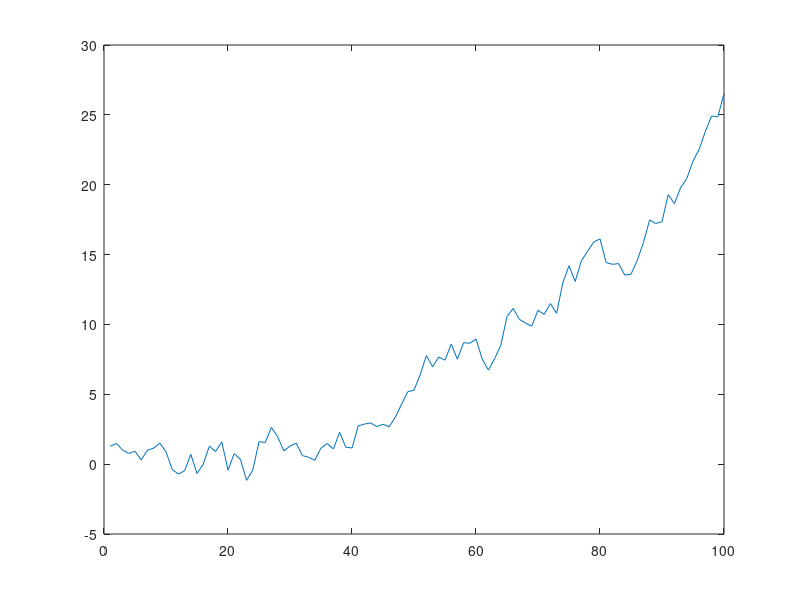

This figure's MATLAB source: (Note: this script raises an error after producing the figure.)
% Test simple Bass model over real data together with MCMC and parameters
% (only on one add-on)
% estimate
clear all;                              % clear workspace
global  Y1p MADp MSEp;
% MKt6v99 Spec Topics:  Bayesian Dynamic Models, Norris Bruce
% Extended Kalman Filter - Example
pp =1;
p      =  1;     T = 100;               % p dimension of state vector; T length of series
m0     =  randn(p,1); C0 = eye(p);      % intial state distribution at t=0

%Bass Model parameter simulation
qi1=0.38*rand(1,1);
pi1=0.003*rand(1,1);
mi1=1000*rand(1,1);

F      =  ones(p,1);  GT = diag([-qi1./mi1 (1-pi1+qi1)]); d = diag(GT);     % Observation and systems matrix  
v      =  eye(p)*0.2;       w = 0.5*eye(p);              % known observation and sytem variance


% Simulate Observations  y(t) and states 
tt1    =  5*rand(p,T+1); y = zeros(p,T); x = rand(T,1); F =  eye(p); y=[]; beta=pi1*mi1 ;
ew     =  chol(w)'*randn(p,T);  ev = chol(v)'*randn(p,T); x= ones(p,T); uT=diag(beta)*x;
%a      =  rand(1,5); b = rand(1,5); alpha = [1.2; 1.05];

% LINEAR Goodwill
%for  t =  2:T+1 tt1(1,t) =  d(1)*tt1(1,t-1) + uT(1,t-1) + ew(1,t-1); end;
%for  t =  2:T+1 tt1(2,t) =  d(2)*tt1(2,t-1) + uT(2,t-1) + ew(2,t-1); end; plot(tt1);

% NONLINEAR Goodwill
for  t =  2:T+1 tt1(1,t) =  d(1)*tt1(1,t-1).^2 + d(2)*tt1(1,t-1)+ uT(1,t-1) + ew(1,t-1); end;                
%for  t =  2:T+1 tt1(2,t) =  tt1(2,t-1)- d(2)*tt1(2,t-1)^alpha(2) + uT(2,t-1) + ew(2,t-1); end; plot(tt1);


for  t =  1:T 

 y(:,t)  = tt1(1,t)  +  ev(:,t);
 %[a(1)*tt1(1,t) - a(2)*tt1(2,t) - a(3)*tt1(1,t)^2 +  a(4)*tt1(2,t)^2 + a(5)*tt1(1,t)*tt1(2,t); ...
  %           b(1)*tt1(2,t) - b(2)*tt1(1,t) - b(3)*tt1(2,t)^2 +  b(4)*tt1(1,t)^2 + b(5)*tt1(1,t)*tt1(2,t)] + ev(:,t);

end;
plot(y(1,:)); pause; % plot(y(2,:)); 
tt1s = tt1(:,2:T+1);
%==========================================================================
%============================ Data ======================================
%==========================================================================
% global variable used in linearized form
global yp yc betas se_est ;
 k     =  5; %estimating three parameters

% Read platform data inclusion
%[num,txt,raw] = xlsread('C:\Users\MHE\Desktop\ActiveCourses\Projects\FirefoxAddon(VeryLowPriority)\DiffData\NewFFXAddOn\platform.xlsx',1);
[num,txt,raw] = xlsread('C:\Users\MHE\Desktop\ActiveCourses\Projects\FirefoxAddon(VeryLowPriority)\DiffData\platformdata.xlsx',1);

yp = num(:,20)/(10^7); %10 million firefox platform download [Scale in order to avoid singularity]
%yp = num(:,2)/5/(10^5)/.85; % divided by 5 since each user has 5 add-ons, divide by .85 because only 85% have add-on
yp = fliplr(yp);
yp=cumsum(yp); % to create cumulate
% yc = num(:,21)/(10^7); %10 million competitors firefox platform downloads
ych = num(:,22)/(10^7); %10 million chrome firefox platform downloads
yie = num(:,23)/(10^7); %10 million chrome firefox platform downloads
% ysaf = num(:,24)/(10^7); %10 million chrome firefox platform downloads
% yop = num(:,25)/(10^7); %10 million chrome firefox platform downloads
 yc =[ych yie];
%yp  = Mt(2:pT); %simulated data [end of the same file]
pT   = size(yp,1); %cut the data of add-ons based on platform data
GTp  = GT;
xp = ones(p,pT);
uTp= diag(beta)*xp(1:pT);


 %clear all;
% load data;   % linear state equation equation - nerlove arrow
 
 %load data2;   % nonlinear state equation equation - nerlove arrow

 jumps      =    1; idx = 0; jp = 0; ndraw=4000;  ndraw0 = 2000; 


  %platform variables
 bp_ =  zeros(pT*p,(ndraw-ndraw0)/jumps);
 b0p_ = zeros(p,(ndraw-ndraw0)/jumps);
 cp_ = zeros(k+1+1,(ndraw-ndraw0)/jumps); %because v has the size of (n+1)*(n+1)
 %df_ = zeros((2*n+2)*(2*n+2),(ndraw-ndraw0)/jumps);   % to save full var-covar matrix
 mp=zeros(1,pT);
 Cp = repmat(eye(pp),[1 1 pT]);
 m0p = rand(pp,1);
 C0p = repmat(eye(pp),[1 1]);
 
 %for platform
 errwp_ =0;
 errvp_ = 0;
 MADp=zeros(1,pT); MSEp = zeros(1,pT);
 Y1p = zeros(1,pT); % n for add-ons and 1 for platform
 b0p    =  zeros(k,1); 
 S0Invp =  1.5e-7*eye(k);
 btempp=zeros(k,1);
 
 
 % prior 
 b0    =  zeros(k,1); %[0.5; 0.5; .5; .5]; 
 S0Inv =  1.5e-7*eye(k);
 wa0=0.1; wv02=.1;va0=0.1;vv02=.1;
 
 %platform
    T = pT;
    tt1p    =  15*ones(p,pT); 
    vp     =  0.2; % it includes all observation equations of platform state equation
    wp = 0.5;              % known observation and sytem variance
    LL       =    zeros(1,(ndraw-ndraw0)/jumps);   % log likelihood
 
  
 tic;
for i = 1:ndraw
    i
    
   % platform EKF calculation
    [mp(:,1:pT),Cp(:,:,1:pT),m0p(:,:),C0p,tt1p(1:pT),tt0p]     =     BEKFPMOnlyPlatform(yp(1:pT),F,pp,m0p(:,:),C0p(:,:),vp,wp,GTp(:,:),uTp(1:pT)');   %,a,b,alpha

   
     ttr1=tt1p(1:pT)';
    ttind1p= ttindepbuilder(tt0p,tt1p(1:pT),pT,xp) ; % drop last value
   
   %simulate GT = d, beta (System Equation)
    S1   =  (((ttind1p'*ttind1p)/wp)+S0Inv)\speye(size((((ttind1p'*ttind1p)/wp)+S0Inv)));%inv(((ttind1'*ttind1)/wp)+S0Inv);
    b1   =  S1*(((ttind1p'*ttr1)/wp)+S0Inv*b0p(:,1));
    btp   =  b1 + chol(S1)'*randn(length(b1),1);
    btempp(:,1)=btp; % to use in cross section
    GTp   (:,:)       =   diag(btp(1:2,1));
    uTp(1:pT) =   btp(3,1)*xp(1:pT);  
    
    %simulate v ~ IG (System Equation)
    wa1  = (wa0+pT)/2;
    wv12 = (wv02+(ttr1-ttind1p(1:pT,1:2)*btp(1:2,1)-uTp')'*(ttr1-ttind1p(1:pT,1:2)*btp(1:2,1)-uTp'))/2;
    wp  =  1/gamrnd(wa1,1/wv12);

    %simulate w ~ IG (Observation Equation)
    va1= (va0+pT)/2;
    vv12= (vv02+((yp - ttr1)'*(yp - ttr1)))/2;
    vp =1/gamrnd(va1,1/vv12);

   if   (i                >     ndraw0)             %  Discarding burnin
        idx               =     idx + 1; end; 
    
   if   idx              ==     jumps
        idx               =     0;
        jp                =     jp + 1;
     
       bp_(1:pT,jp)          =     reshape(tt1p(1:pT)',pT*p,1); 
       b0p_(:,jp)        =     tt0p; 
       cp_(:,jp)         =     [btp;vp;wp]; %vp will be saved as a matrix
       LL (jp)      = LL(jp)- (ttr1-ttind1p(1:pT,1:2)*btp(1:2,1)-uTp')'*(ttr1-ttind1p(1:pT,1:2)*btp(1:2,1)-uTp')/wp.^2 - ...
            0.5*pT*pp*log(2*pi*wp.^2);
       LL (jp)      = LL(jp)- (yp - ttr1)'*(yp - ttr1)/vp.^2 - ...
            0.5*pT*pp*log(2*pi*vp.^2);
       errwp_  =  errwp_ + (ttr1-ttind1p(1:pT,1:2)*btp(1:2,1)-uTp');
       errvp_  =  errvp_ + (yp - ttr1);
    end;
end;
toc;

%platform parameters
cpmean_ = mean(cp_,2);
disp('parameter estiamte is (posterior):');
disp(cpmean_');

pip_e =( -(cp_(2,:)-1)+sqrt((cp_(2,:)-1).^2-4*(cp_(1,:).*cp_(3,:))))./2;
qip_e = cp_(2,:)-1 + pip_e;
mip_e = -qip_e./cp_(1,:);

disp('Bass Parameter Estiamte for the platform is:');
disp([mean(pip_e,2) mean(qip_e,2) mean(mip_e,2)]);


% check Convergence of Platform
plot(cp_(3,:))


% generate data according to Bass Model

ps = 0.0142;
qs  = 0.0306;
ms  = 22.63;
Mt = zeros(pT+1, 1);
mt =zeros(pT,1);
for t=1:pT;
     mt(t) =  -qs/ms *(Mt(t)).^2 + (qs- ps) *Mt(t) + ps*ms;    
     Mt (t+1) = Mt(t) + mt(t);
end;

% data 
yp  = Mt(2:pT);
pT   = size(yp,1); %cut the data of add-ons based on platform data
GTp  = GT;
xp = ones(p,pT);
uTp= diag(beta)*xp(1:pT);

% test simple bass regression for the platform
ypdiff =diff(yp);
ypindep = [yp(1:(size(yp,1)-1)).^2 yp(1:(size(yp,1)-1)) ones((size(yp,1)-1),1)];
betas=inv(ypindep'*ypindep)*ypindep'*ypdiff;
errors=ypdiff-ypindep*betas;
vcm=(errors'*errors)*inv(ypindep'*ypindep)/(size(yp,1)-1);
se_est=sqrt(diag(vcm));
disp('Parameters of simple Bass regression is (alpha, beta, gamma):')
disp([betas']);
disp('t-stat is:');
disp([betas'./se_est']);
pbmparam = (-betas(2)+sqrt(betas(2).^2-4*betas(1)*betas(3)))/2;
qbmparam = -betas(1)*betas(3)/pbmparam;
mbmparam = -qbmparam/betas(1);
disp('Bass parameters are (p, q, m):')
disp([pbmparam qbmparam mbmparam])

% test simple bass regression for the platform with including competitor
% response
ypdiff =diff(yp);
ypindep = [yp(1:(size(yp,1)-1)).^2 yp(1:(size(yp,1)-1)) yp(1:(size(yp,1)-1)).*yc(1:(size(yc,1)-1)) yc(1:(size(yc,1)-1)) ones((size(yp,1)-1),1)];
betas=inv(ypindep'*ypindep)*ypindep'*ypdiff;
errors=ypdiff-ypindep*betas;
vcm=(errors'*errors)*inv(ypindep'*ypindep)/(size(yp,1)-1);
se_est=sqrt(diag(vcm));
disp('Parameters of simple Bass regression is (alpha, beta, gamma):')
disp([betas']);
disp('t-stat is:');
disp([betas'./se_est']);
nparam = - betas(3);
m0param = betas(4)/nparam;
pbmparam = betas(5)/m0param;
qbmparam = - betas(1)/m0param;
disp('Bass parameters are (p, q, m, c):')
disp([pbmparam qbmparam m0param nparam])
disp('q-p = beta check')
disp([qbmparam - pbmparam  betas(2)])

% Use Horskey and Simon Method
X0= [max(yp)];
%X0 = [0.3397   -0.1835    3.9435    1.6116]; % GA found point
%X0=[log(pi1/(1-pi1))+0.01 bpd+0.01 alphapd+0.01 betard*c+0.01];
%X0=[log(pi1/(1-pi1)) bpd alphapd betard*c]; %starting from correct point
options=optimset('Display','on','MaxIter',10000,'TolX',10^-30,'TolFun',10^-30,'UseParallel','always','GradObj','off');
[x,fval,exitflag,output,grad,hessian]=fminunc('HorskeySimonMethod',X0,options,yp,yc);
ste = diag(inv(hessian));
ste = sqrt(ste);
disp('Parameters of simple Bass regression is (p, n, q, M0):')
disp([betas' x]);
disp('t-stat is:');
disp([betas'./se_est' x./ste]);

%genetic algorithm to show identification
FitnessFunction = @HorskeySimonMethod;
numberOfVariables = 1;
[x,fval] = ga(FitnessFunction,numberOfVariables);
[exp(x)]



for i = 1:size(b_,1) plot(b_(i,:));  grid; pause; end;
tt1  =   mean(b_,2); tt1 = reshape(tt1,T,p)'; m0 = mean(b0_,2);

 MAD= mean(MAD); MSE = mean(MSE);
% 1-step ahead forecast
for i=1:p
tx = 1:T; plot(tx,Y1(i,:), '--' ,tx,y(i,:),'-.' );
title('Step Ahead Forecast'); xlabel('Time');
ylabel('y(t)'); legend('Predicted','Actual'); pause;
end;

for i=1:p
% Posterior mean vs Simulated tt1
tx = 1:T; plot(tx,tt1(i,:), '--' ,tx,tt1s(i,:),'-.' );
title('Posterior Mean vs Simulation'); xlabel('Time');
ylabel('alpha(t)'); legend('Posterior','Simulation'); pause;
end;


subplot(2,2,1)
plot(y(1,:))
xlabel('Time'); ylabel('y(t)'); 

subplot(2,2,2)
plot(y(2,:))
xlabel('Time'); ylabel('y(t)'); 

subplot(2,2,4)
plot(tt1s(2,:))
xlabel('Time'); ylabel('tt1'); 



subplot(3,2,3)
plot(b_(51,:))
title('alpha(50)');

subplot(3,2,5)
plot(b_(101,:))
title('alpha(100)');



subplot(3,2,2)
plot(b_(103,:))
title('beta(1)');

subplot(3,2,4)
plot(b_(152,:))
title('beta(50)');

subplot(3,2,6)
plot(b_(202,:))
title('beta(100)');